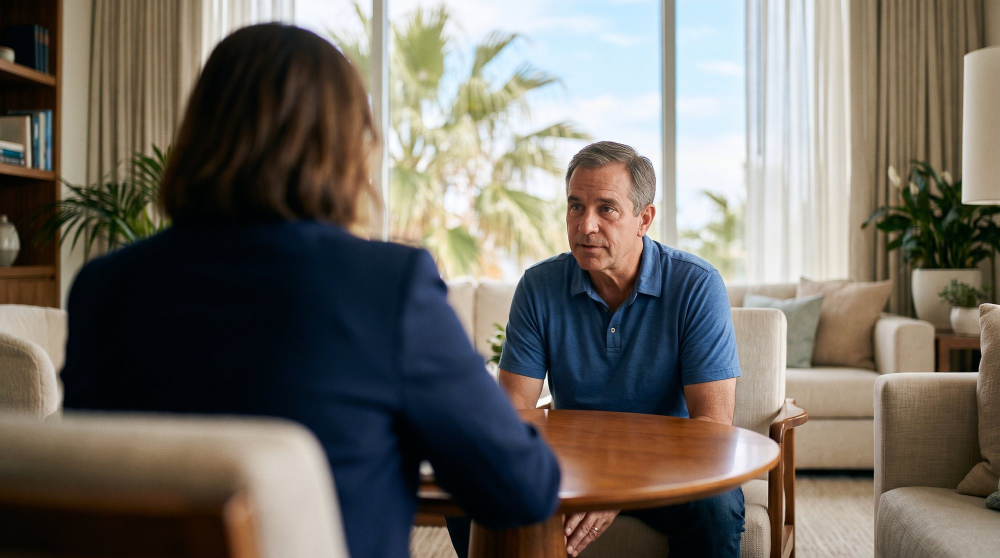
#> input picture assets/media/blog-concierge.jpg, 2000 x 1116 px (shown at 1/2 size)
$ python build_images.py
#> lines starting #> are read from the running program, lines starting #| are printed output that depends on the picture
#!/usr/bin/env python3
"""Generate the responsive WebP + JPEG derivatives that build.py's photo() emits.

Sources are the untouched originals in assets/media/ and assets/team/; output is
assets/img/{stem}-{width}.{webp,jpg}. Run after adding or replacing a photo:

    python3 tools/build_images.py

Needs Pillow, which the site build deliberately does NOT — build.py must run on a
clean checkout with no pip step, so derivative generation lives here instead and
its output is committed. photo() falls back to the original JPEG for any photo
whose derivatives are missing, so a forgotten run degrades rather than breaks.
"""
import glob
import os
import sys

from PIL import Image

ROOT = os.path.dirname(os.path.dirname(os.path.abspath(__file__)))
WIDTHS = (480, 900, 1400)
QUALITY = 82

# og-*.jpg are share cards, sized and cropped for scrapers that fetch one exact
# URL; clinic-team.jpg is a logo banner, not a photograph.
SKIP = {"og-image.jpg", "og-physicians-v1.jpg", "clinic-team.jpg"}


def main():
    out = os.path.join(ROOT, "assets/img")
    os.makedirs(out, exist_ok=True)
    srcs = [p for p in sorted(glob.glob(os.path.join(ROOT, "assets/media/*.jpg"))
                              + glob.glob(os.path.join(ROOT, "assets/team/*.jpg")))
            if os.path.basename(p) not in SKIP]
    if not srcs:
        print("no source photographs found", file=sys.stderr)
        return 1

    made = 0
    for s in srcs:
        stem = os.path.splitext(os.path.basename(s))[0]
        with Image.open(s) as im:
#> im is the input picture: PIL image 2000x1116 RGB; mean R, G, B 111.4, 106.3, 98.6
            im = im.convert("RGB")
            nw, nh = im.size
#> nw = 2000; nh = 1116
            emitted = []
            for w in WIDTHS:
                # never upscale past native, but do emit the native width itself:
                # clamping 900 to a 700px-wide original is the sharpest rendition
                # that photo has, and dropping it left tiles stuck on the 480.
                tw = min(w, nw)
                if tw in emitted:
                    continue
                r = im.resize((tw, round(tw * nh / nw)), Image.LANCZOS)
                r.save(os.path.join(out, "%s-%d.webp" % (stem, tw)),
                       "WEBP", quality=QUALITY, method=6)
                r.save(os.path.join(out, "%s-%d.jpg" % (stem, tw)),
                       "JPEG", quality=QUALITY, optimize=True, progressive=True)
                emitted.append(tw)
                made += 2
#> this loop made 3 passes
#> pass 1, in main, `r = im.resize((tw, round(tw * nh / nw)), Image.LANCZOS)`:
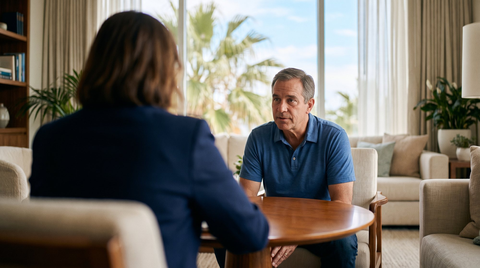
#> r: PIL image 480x268 RGB; mean R, G, B 111.4, 106.3, 98.6
#> after the loop, emitted = [480, 900, 1400]; made = 6
        print("%-24s %5dx%-5d -> %s" % (stem, nw, nh,
                                        ",".join(str(w) for w in emitted)))
#| blog-concierge            2000x1116  -> 480,900,1400
#> pass 2 of the loop in main, `for s in srcs:`:
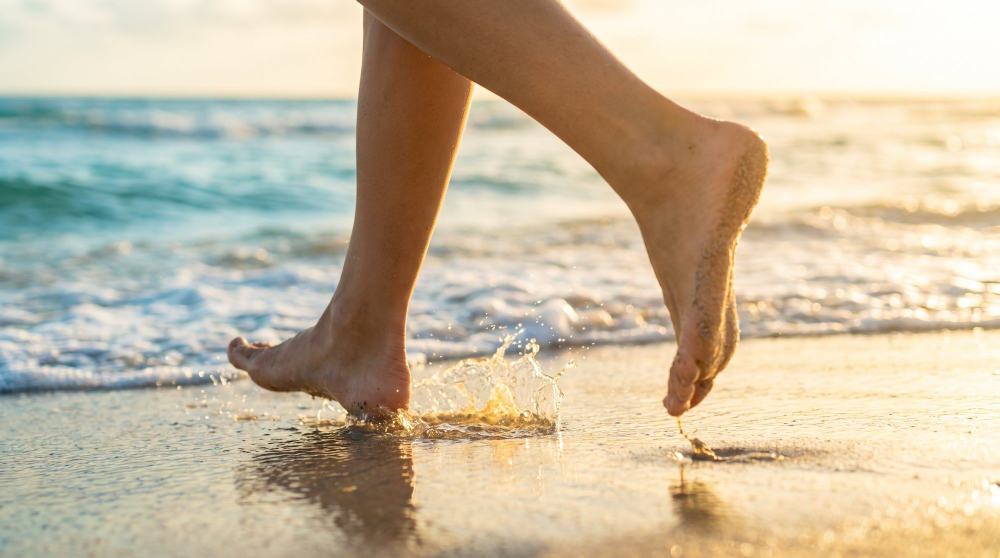
#> input picture assets/media/blog-foot-ankle.jpg, 2000 x 1116 px (shown at 1/2 size)
#> in main, im is the input picture: PIL image 2000x1116 RGB; mean R, G, B 198.8, 185.7, 161.7
#> the loop in main, `for w in WIDTHS:` made 3 passes
#> made on passes 1 to 3: 8, 10, 12
#> pass 1, in main, `r = im.resize((tw, round(tw * nh / nw)), Image.LANCZOS)`:
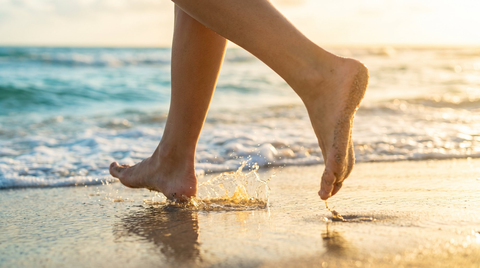
#> r: PIL image 480x268 RGB; mean R, G, B 198.8, 185.7, 161.7
#> after the loop in main, `for w in WIDTHS:`: made = 12
#| blog-foot-ankle           2000x1116  -> 480,900,1400
#> pass 3 of the loop in main, `for s in srcs:`:
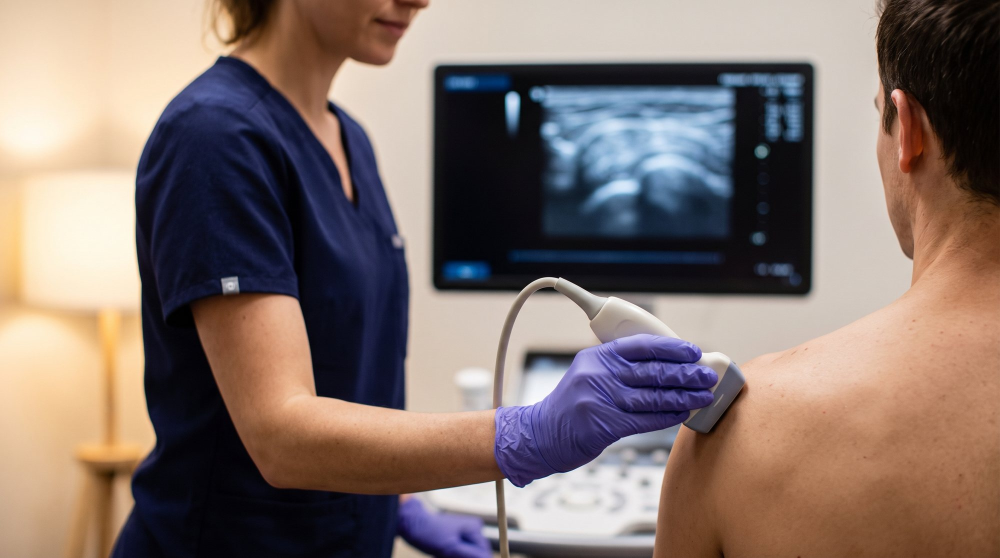
#> input picture assets/media/blog-healing-ultrasound.jpg, 2000 x 1116 px (shown at 1/2 size)
#> in main, im is the input picture: PIL image 2000x1116 RGB; mean R, G, B 130.7, 114.3, 108.4
#> the loop in main, `for w in WIDTHS:` made 3 passes
#> made on passes 1 to 3: 14, 16, 18
#> pass 1, in main, `r = im.resize((tw, round(tw * nh / nw)), Image.LANCZOS)`:
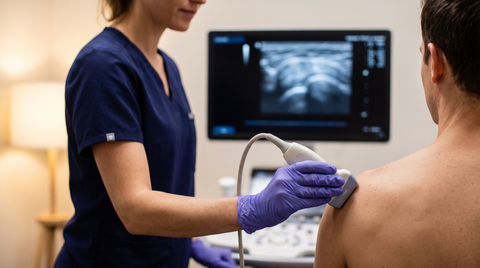
#> r: PIL image 480x268 RGB; mean R, G, B 130.7, 114.3, 108.4
#> after the loop in main, `for w in WIDTHS:`: made = 18
#| blog-healing-ultrasound   2000x1116  -> 480,900,1400
    print("\n%d photographs, %d files in assets/img/" % (len(srcs), made))
#| 3 photographs, 18 files in assets/img/
    return 0


if __name__ == "__main__":
    sys.exit(main())
#> (the program exits here)
